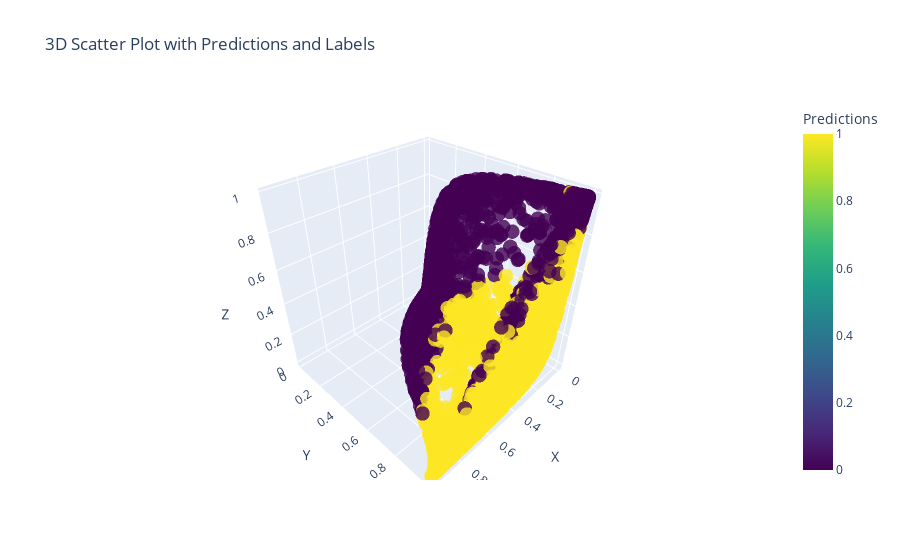

The notebook cell this image was saved under:
### Code cell
plot_model_act(model_12,X_train)

### Figure 1 — Plotly figure (JSON) as saved in the notebook; plotly's stock layout.template omitted (floating-point values rounded to 4 significant figures; data arrays with more than 128 entries replaced by an {"elided": "..."} marker saying what was removed)
{"data": [{"marker": {"color": {"elided": "4000 int values"}, "colorbar": {"title": {"text": "Predictions"}}, "colorscale": [[0, "#440154"], [0.1111, "#482878"], [0.2222, "#3e4989"], [0.3333, "#31688e"], [0.4444, "#26828e"], [0.5556, "#1f9e89"], [0.6667, "#35b779"], [0.7778, "#6ece58"], [0.8889, "#b5de2b"], [1, "#fde725"]], "opacity": 0.8, "size": 5}, "mode": "markers", "text": {"elided": "4000 str values"}, "type": "scatter3d", "x": {"elided": "4000 float values"}, "y": {"elided": "4000 float values"}, "z": {"elided": "4000 float values"}}], "layout": {"scene": {"xaxis": {"title": {"text": "X"}}, "yaxis": {"title": {"text": "Y"}}, "zaxis": {"title": {"text": "Z"}}}, "title": {"text": "3D Scatter Plot with Predictions and Labels"}}}
